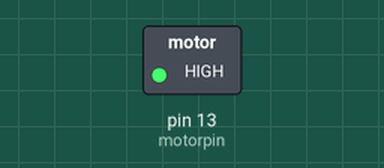
Simulated run of this sketch. Board: Arduino Uno, built with avr-gcc and run on an emulated ATmega328P. On the bench: switched loads named in the sketch (green lamp = pin HIGH).

Above: at 2.5 s.
At 5.5 s:
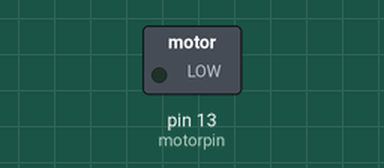
Timing chart, 0 to 7.8 s (numbered marks = the images above):
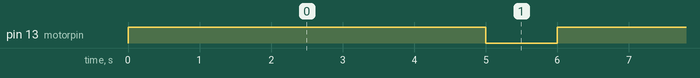

The sketch:

fengming_motor_test.ino
```cpp
// moter test with motor driver

int motorpin=13;

void setup() {
  // put your setup code here, to run once:

pinMode(motorpin, OUTPUT);


}

void loop() {
  // put your main code here, to run repeatedly:
digitalWrite(motorpin, HIGH);

delay(5000);
digitalWrite(motorpin, LOW);
delay(1000);


}
```

Measured:
- by itself, pin 13 (motorpin): alternates HIGH for 5.0 s and LOW for 1.0 s
